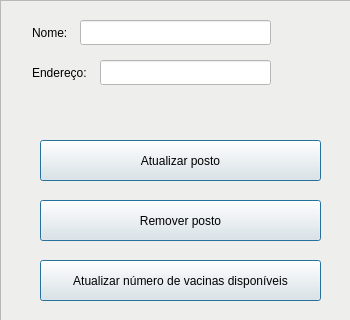
<?xml version="1.0" encoding="UTF-8"?>
<ui version="4.0">
 <class>PostDetailsWindow</class>
 <widget class="QMainWindow" name="PostDetailsWindow">
  <property name="geometry">
   <rect>
    <x>0</x>
    <y>0</y>
    <width>350</width>
    <height>320</height>
   </rect>
  </property>
  <property name="windowTitle">
   <string>Detalhes do Posto</string>
  </property>
  <widget class="QWidget" name="centralwidget">
   <widget class="QFrame" name="frame">
    <property name="geometry">
     <rect>
      <x>0</x>
      <y>0</y>
      <width>351</width>
      <height>321</height>
     </rect>
    </property>
    <property name="styleSheet">
     <string notr="true">background-color: rgb(238, 238, 236);</string>
    </property>
    <property name="frameShape">
     <enum>QFrame::StyledPanel</enum>
    </property>
    <property name="frameShadow">
     <enum>QFrame::Raised</enum>
    </property>
    <widget class="QLineEdit" name="nameTag">
     <property name="geometry">
      <rect>
       <x>30</x>
       <y>20</y>
       <width>51</width>
       <height>25</height>
      </rect>
     </property>
     <property name="text">
      <string>Nome:</string>
     </property>
     <property name="frame">
      <bool>false</bool>
     </property>
     <property name="readOnly">
      <bool>true</bool>
     </property>
    </widget>
    <widget class="QLineEdit" name="nameLineEdit">
     <property name="geometry">
      <rect>
       <x>80</x>
       <y>20</y>
       <width>191</width>
       <height>25</height>
      </rect>
     </property>
     <property name="styleSheet">
      <string notr="true">background-color: rgb(255, 255, 255);</string>
     </property>
     <property name="readOnly">
      <bool>true</bool>
     </property>
    </widget>
    <widget class="QLineEdit" name="adressTag">
     <property name="geometry">
      <rect>
       <x>30</x>
       <y>60</y>
       <width>71</width>
       <height>25</height>
      </rect>
     </property>
     <property name="text">
      <string>Endereço:</string>
     </property>
     <property name="frame">
      <bool>false</bool>
     </property>
     <property name="readOnly">
      <bool>true</bool>
     </property>
    </widget>
    <widget class="QLineEdit" name="addressLineEdit">
     <property name="geometry">
      <rect>
       <x>100</x>
       <y>60</y>
       <width>171</width>
       <height>25</height>
      </rect>
     </property>
     <property name="styleSheet">
      <string notr="true">background-color: rgb(255, 255, 255);</string>
     </property>
     <property name="readOnly">
      <bool>true</bool>
     </property>
    </widget>
    <widget class="QPushButton" name="removePostButton">
     <property name="geometry">
      <rect>
       <x>40</x>
       <y>200</y>
       <width>281</width>
       <height>41</height>
      </rect>
     </property>
     <property name="text">
      <string>Remover posto</string>
     </property>
     <property name="default">
      <bool>true</bool>
     </property>
    </widget>
    <widget class="QPushButton" name="updatePostButton">
     <property name="geometry">
      <rect>
       <x>40</x>
       <y>140</y>
       <width>281</width>
       <height>41</height>
      </rect>
     </property>
     <property name="text">
      <string>Atualizar posto</string>
     </property>
     <property name="default">
      <bool>true</bool>
     </property>
    </widget>
    <widget class="QPushButton" name="updateNumberVaccinesButton">
     <property name="geometry">
      <rect>
       <x>40</x>
       <y>260</y>
       <width>281</width>
       <height>41</height>
      </rect>
     </property>
     <property name="text">
      <string>Atualizar número de vacinas disponíveis</string>
     </property>
     <property name="default">
      <bool>true</bool>
     </property>
    </widget>
   </widget>
  </widget>
 </widget>
 <resources/>
 <connections/>
</ui>
